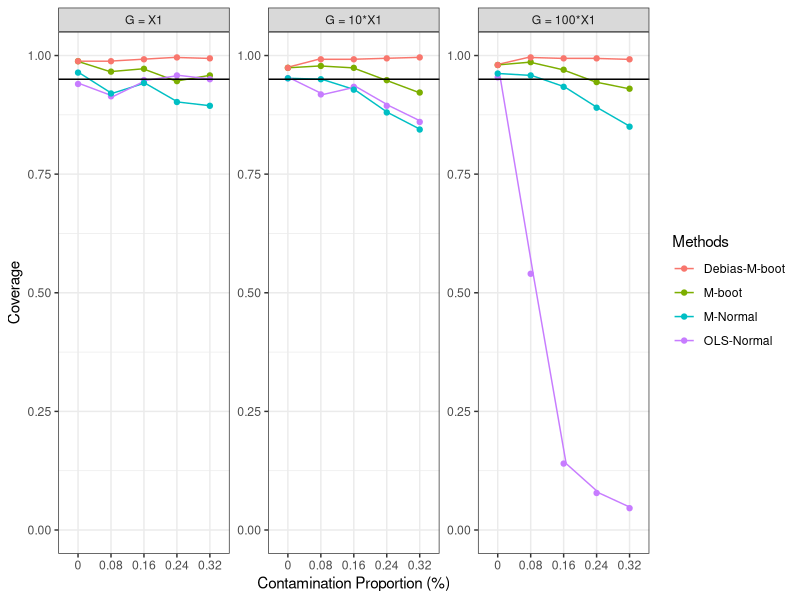
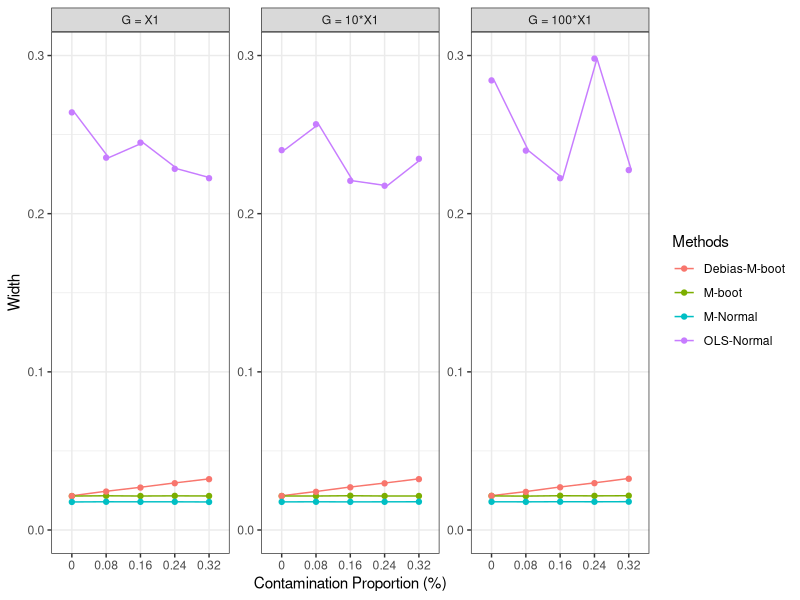
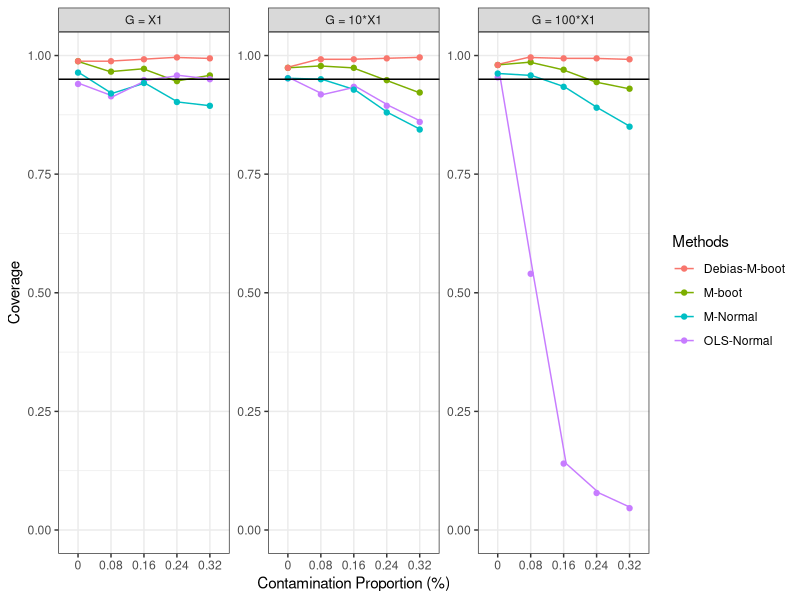
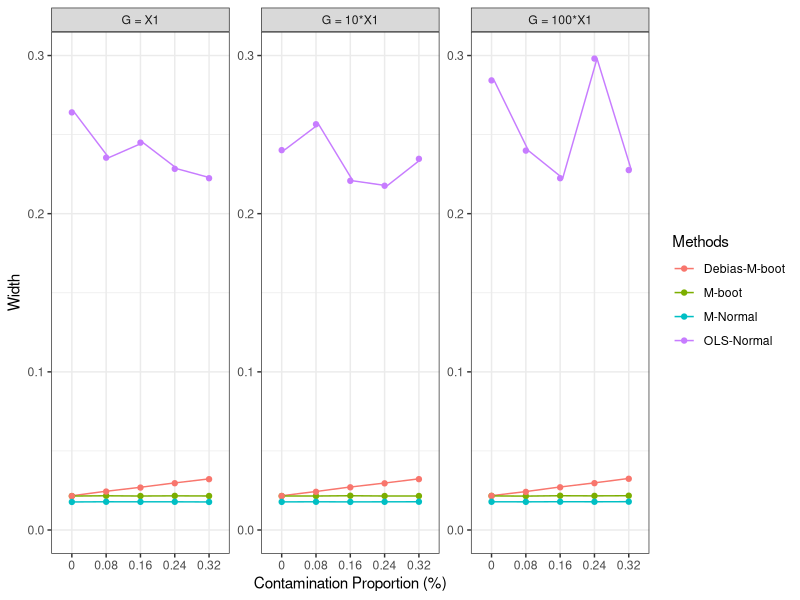

These figures' R source, in order:
## ---- chunk 1
# Load required libraries
library(ggplot2)
library(tidyverse)
library(dplyr)
# Set global chunk options
knitr::opts_chunk$set(echo = TRUE, warning = FALSE, message = FALSE)
## ---- chunk 2
# Load data
df <- read.csv('results/output_CI_epsilon.csv')
df$proportion<-round(df$proportion,4)*100
# Coverage results
df_freq = df%>%filter(type=='freq'|type=='freq_fix'|type=='freq_plugin'|type=='freq_ols')%>%group_by(scale,proportion,type)%>%summarise(freq=mean(results))
df_freq
# Width results
df_width = df%>%filter(type=='width'|type=='width_fix'|type=='width_plugin'|type=='width_ols')%>%group_by(scale,proportion,type)%>%summarise(width=mean(results))
df_width
## ---- chunk 3
# Rename estimator types for readability
df <- df_freq
colnames(df)[3] <- 'Methods'
df <- df %>% mutate(Methods = str_replace(Methods, "freq_fix", "Debias-M-boot"))
df <- df %>% mutate(Methods = str_replace(Methods, "freq_ols", "OLS-Normal"))
df <- df %>% mutate(Methods = str_replace(Methods, "freq_plugin", "M-Normal"))
df <- df %>% mutate(Methods = str_replace(Methods, "freq", "M-boot"))
df_freq <- df
df_freq
## ---- chunk 4
scale_labels <- c(
  '1' = "G = X1",
  '10' = "G = 10*X1",
  '100' = "G = 100*X1"
)
df_freq%>%
#%>%filter(type=='freq'|type=='freq_norm')%>%
ggplot(aes(x =as.factor(proportion), y = freq,group=Methods,color=Methods)) +geom_line(position = position_dodge(width = 0.2))+geom_point()+coord_cartesian(ylim = c(0, 1))+geom_hline(yintercept=0.95)+ 
  facet_wrap(~scale,scales = "free", labeller = labeller(scale = scale_labels))+theme_bw()+labs(
       y = "Coverage", x = "Contamination Proportion (%)")  +
  theme()
ggsave(file="results/CI_freq_epsilon.pdf", width=8, height=3, dpi=1000)
## ---- chunk 5
df <- df_width
colnames(df)[3] <- 'Methods'
df <- df %>% mutate(Methods = str_replace(Methods, "width_fix", "Debias-M-boot"))
df <- df %>% mutate(Methods = str_replace(Methods, "width_ols", "OLS-Normal"))
df <- df %>% mutate(Methods = str_replace(Methods, "width_plugin", "M-Normal"))
df <- df %>% mutate(Methods = str_replace(Methods, "width", "M-boot"))
df_width <- df
df_width
## ---- chunk 6
scale_labels <- c(
  '1' = "G = X1",
  '10' = "G = 10*X1",
  '100' = "G = 100*X1"
)

df_width%>%
#%>%filter(type=='freq'|type=='freq_norm')%>%
ggplot(aes(x =as.factor(proportion), y = width,group=Methods,color=Methods)) +geom_line(position = position_dodge(width = 0.2))+geom_point()+coord_cartesian(ylim = c(0, 0.3))+
  facet_wrap(~scale,scales = "free",labeller = labeller(scale = scale_labels))+theme_bw()+labs(
       y = "Width", x = "Contamination Proportion (%)") 
ggsave(file="results/CI_width_epsilon.pdf", width=8, height=3, dpi=1000)

